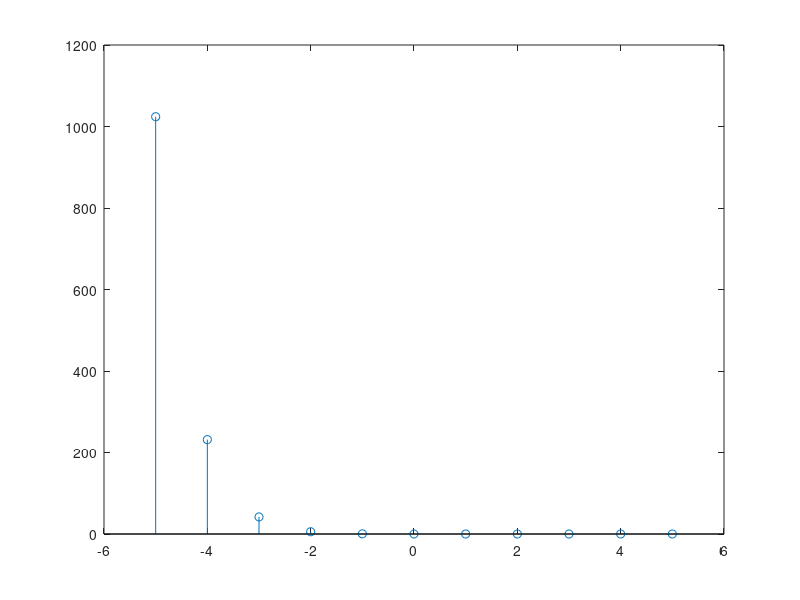

The MATLAB source for this figure:

 n=-5:1:5;
 x=(2.^-n).*sin((n*pi)/10); %define discrete-time function. This is x[n].
 
 sum(x.^2)
 
 
figure(1)

stem(n,x.^2)
